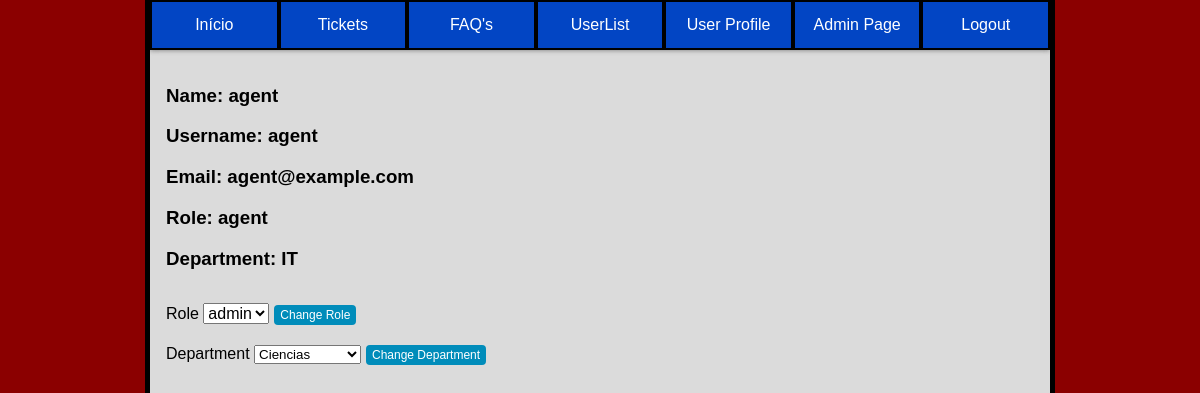
/pages/user_profile.php?username=agent (signed in), run on the app's committed database.
### tables this page shows
CREATE TABLE user(
    id INTEGER PRIMARY KEY,
    name VARCHAR(50) NOT NULL,
    username VARCHAR(50) UNIQUE NOT NULL,
    email VARCHAR(50) UNIQUE NOT NULL,
    password VARCHAR(255) NOT NULL,
    role VARCHAR(10) CHECK(role = 'client' or role = 'agent' or role = 'admin') NOT NULL,
    department_id INTEGER,
    FOREIGN KEY (department_id) REFERENCES department(id)
);

CREATE TABLE department(
    id INTEGER PRIMARY KEY,
    name VARCHAR(50) NOT NULL
);

### utils/functions.php (called while the page is built, shortened)
<?php
function searchUser($id){
    $db = getDatabaseConnection();
    $stmt = $db->prepare('SELECT * FROM user WHERE id = ?');
    $stmt->execute(array($id));
    return $stmt->fetch();
}
function searchDepartment($department_id){
    $db = getDatabaseConnection();
    $stmt = $db->prepare('SELECT * FROM department WHERE id = ?');
    $stmt->execute(array($department_id));
    $department = $stmt->fetch();
    return $department;
}
function getAllDepartments(){
    $db = getDatabaseConnection();
    $stmt = $db->prepare('SELECT * FROM department');
    $stmt->execute();
    $departments = $stmt->fetchAll();
    return $departments;
}
?>

### pages/user_profile.php (the view, shortened to what this page needs)
<?php
require_once('../utils/functions.php');
$db = getDatabaseConnection();
$user = searchUser($_SESSION["user_id"]);
$stmt = $db->prepare('SELECT * FROM user WHERE username = ?');
$stmt->execute(array($_GET["username"]));
$user_in_profile = $stmt->fetch();
?>
<!DOCTYPE html>
<html lang="en-US">
<link rel="stylesheet" href="../css/style_index.css">
<link rel="stylesheet" href="../css/user_profile.css">
   <head>
   </head>
   <body>
    <div class="container_master">
      <div class="container">
        <ul class="buttons">
        <button class="index" onclick="indexPage()">Início</button>
            <button class="tickets" onclick="ticketsPage()">Tickets</button>
            <button class="faqs" onclick="faqsPage()">FAQ's</button>
            <button class="users" onclick="usersPage()">UserList</button>
            <button class="user_profile" onclick="sendDataUser('<?php echo $user['username'] ?>')">User Profile</button>
            <?php if($user["role"] == "admin"): ?>
            <button class="admin_page" onclick="adminPage()">Admin Page</button>
            <?php endif; ?>
            <button class="logout" onclick="logoutPage()">Logout</button>
        </ul>
      </div>
      <div class="content">
        <div class="information">
        <div>
          <h3>Name: <?php echo $user_in_profile["name"]?></h3>
          <h3>Username: <?php echo $user_in_profile["username"]?></h3>
          <h3>Email: <?php echo $user_in_profile["email"]?></h3>
          <h3>Role: <?php echo $user_in_profile["role"]?></h3>
          <?php if($user_in_profile["role"] == "agent"):?>
            <h3>Department: <?php echo searchDepartment($user_in_profile["department_id"])["name"]?></h3>
          <?php endif;?>
        </div>
        <?php if($user["role"] == "admin" && $user_in_profile["role"] != "admin"):?>
        <div class="roleChange">
          <form method="POST">
            <label for="roleChange">Role</label>
            <select name="roleChange" class="roleChange">
              <option value="admin">admin</option>
            </select>
            <input class="change_role" type="submit" value="Change Role">
          </form>
        </div>
        <?php endif;?>
        <br>
        <?php if($user["role"] == "admin" && $user_in_profile["role"] == "agent"):?>
        <div class="departmentChange">
          <form method="POST">
            <label for="department">Department</label>
            <?php
              $departments = getAllDepartments();
              echo "<select name='department' class='department'>";
              foreach($departments as $department){
                $d_name = $department['name'];
                $department_id = $department['id'];
                echo "<option value='$department_id'>$d_name</option>";
              }
              echo "</select>";
            ?>
            <input class="change_department" type="submit" value="Change Department">
          </form>
        </div>
        <?php endif;?>
        </div>
      </div>
    </div>
   </body>
</html>

### css/style_index.css (style rules this page uses)
body { font-family: Arial, sans-serif; background-color: rgb(219, 219, 219); width: 75%; margin: auto; border-left: 5px solid; border-right: 5px solid; min-height: 100vh; padding-bottom: 1em; }
html { background-color: darkred; }
.container { margin: auto; }
ul { margin-left: -40px; margin-top: auto; margin-right: auto; }
.buttons li, .buttons button { background-color: #0245c4; text-decoration: none; border: none; color: white; text-align: center; text-decoration: none; font-size: 16px; cursor: pointer; border:solid 2px black; width: 100%; height: 50px; }
.container { box-shadow: 0 0 5px rgba(0, 0, 0, 0.25),0 0 5px rgba(0, 0, 0, 0.25); }
.buttons { display: flex; flex-direction: row; flex-grow: 1; }
.content { margin: auto; overflow: auto; padding-left: 1em; padding-right: 1em; }

### css/user_profile.css (style rules this page uses)
.change_role { background-color: #008CBA; border: none; border-radius: 4px; color: white; padding: 3px 6px; text-align: center; text-decoration: none; display: inline-block; font-size: 12px; margin: 1px 0.5px; cursor: pointer; }
.change_department { background-color: #008CBA; border: none; border-radius: 4px; color: white; padding: 3px 6px; text-align: center; text-decoration: none; display: inline-block; font-size: 12px; margin: 1px 0.5px; cursor: pointer; }
.roleChange { margin-top: 15px; font-size: 16px; }

### data on the page
user: name "agent", username "agent", email "agent@example.com", role "agent", department.name "IT"

### other printed values
form field department "Ciencias"
